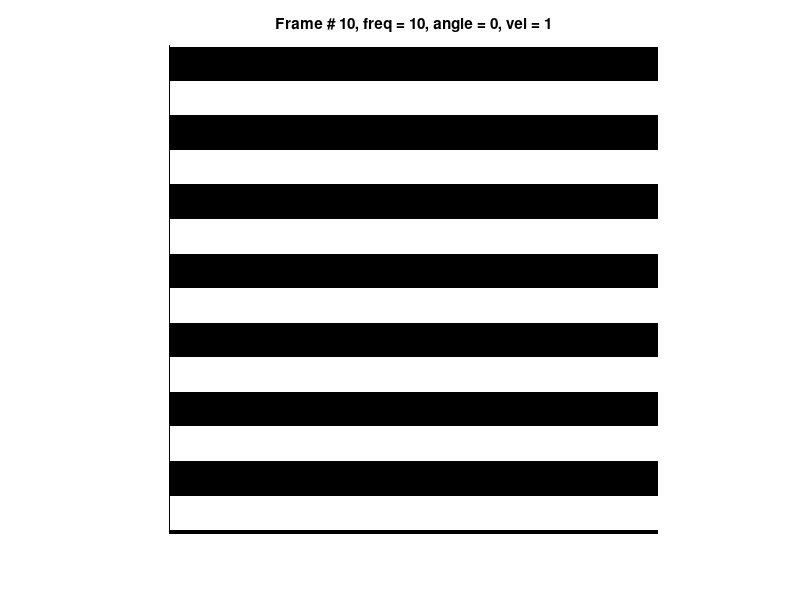

Recreate this plot in MATLAB.
function varargout = ShowGratings(varargin)
%ShowGratings Displays square- or sine wave gratings based on the input
%   parameters
% parameterVec = ShowGratings(gratingDims,gratingFrequencies,gratingAngles,gratingSpeeds, gratingDurations, gratingType);
%  Inputs:
% gratingDims - Size of grating matrix
% gratingFrequencies - Vector of spatial frequencies at which to generate
%   grating
% gratingAngles - Vector of angles at which to generate grating (degree units)
% gratingSpeeds - Vector os speeds at which to move grating (given in units of phase offset in degrees)
% gratingDurations - Vector of durations (number of frames) at which to
%   display each grating
% gratingType - 'square' or 'sine';
% Outputs:
% pVec - Parameter vec that shows the timecourse of the different grating
%   parameters. T X 3 matrix, where T = length(gratingFrequencies)*
%   length(gratingAngles)*length(gratingSpeeds)*D. The 1st, 2nd, and 2rd
%   col are the timecourses of the grating frequency, angle, and speed
%   respectively.
% 
% Avinash Pujala, HHMI, 2016

gDims = [600, 600]; % Grating dimensions
F = 10; % Grating spatial frequency
A = 0; % Grating angle in degrees
V = 1; % Grating velocity in units of phase shift
D = 10; % Duration in seconds
gType = 'square'; % Grating type

if nargin ==1
    gDims = varargin{1};
elseif nargin ==2
    gDims = varargin{1};
    F = varargin{2};
elseif nargin ==3;
    gDims = varargin{1};
    F = varargin{2};
    A = varargin{3};
elseif nargin == 4
    gDims = varargin{1};
    F = varargin{2};
    A = varargin{3};
    V = varargin{4};
elseif nargin == 5
    gDims = varargin{1};
    F = varargin{2};
    A = varargin{3};
    V = varargin{4};
    D = varargin{5};
elseif nargin == 6
    gDims = varargin{1};
    F = varargin{2};
    A = varargin{3};
    V = varargin{4};
    D = varargin{5};
    gType = varargin{6};
elseif nargin > 6
    error('Too many inputs!')
end

if isempty(gDims)
    gDims =[600, 600];
end

if mod(D,1)~=0
    error('Duration must be specified as number of frames, and must be an integer!')
end

count = 0;
pVec = zeros(length(F)*length(A)*length(V)*D,3);
figure
for f = F(:)'
    for a = A(:)'
        for v = V(:)'
            phi = 0:v:360;            
            for phiNum = 1:D
                ind = mod(phiNum-1,numel(phi))+1;                
                G = CreateGrating(gDims,f,phi(ind),a,gType);
                count = count + 1;
                pVec(count,1) = f; 
                pVec(count,2)  = a;
                pVec(count,3)= v;
                cla
                imagesc(G),axis image,colormap(gray)
                axis off
                title(['Frame # ' num2str(count) ', freq = ' num2str(f) ', angle = ' num2str(a) ', vel = ' num2str(v)])
                drawnow
                shg
                pause(0.1)
            end
        end
    end
end

varargout{1} = pVec;
end

function G = CreateGrating(varargin)
% CreateGrating - Create a square- or sinewave grating based on input
%   parameters
% G = CreateGrating(gratingDims,spatialFrequency,phaseOffset,gratingAngle,gratingType)
% Outputs:
% G - Grating with defined input parameters

gDims = varargin{1}; % Dimensions of the grating
f = varargin{2}; % Spatial frequency of the grating
phi = varargin{3}; % Phase offset of the grating
gAngle = varargin{4}; % Angle of the grating
gType = varargin{5}; % Type of grating, square or sine
phi = phi*pi/180; % Convert to radians

lenDiag = ceil(sqrt(sum(gDims.^2)));
x = linspace(0,1,lenDiag);
if strcmpi(gType,'square')
    y = square(2*pi*f*x + phi);
elseif strcmpi(gType,'sine')
    y = sin(2*pi*f*x + phi);
end

[~,G] = meshgrid(x,y);
G= imrotate(G,gAngle,'crop');
xInds = ceil([(size(G,1)-gDims(1))/2, gDims(1)+(size(G,1)-gDims(1))/2]);
yInds = ceil([(size(G,2)-gDims(2))/2, gDims(2)+(size(G,2)-gDims(2))/2]);
G = G(xInds(1):xInds(2)-1,:);
G = G(:,yInds(1):yInds(2)-1);


end